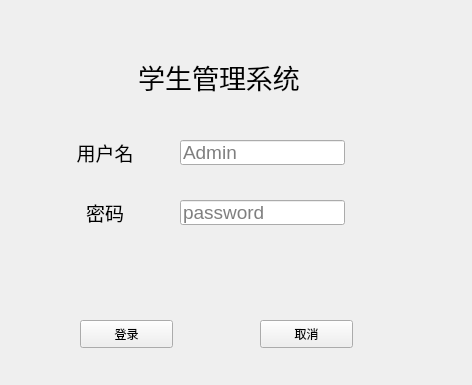
<?xml version="1.0" encoding="UTF-8"?>
<ui version="4.0">
 <class>Form_login</class>
 <widget class="QWidget" name="Form_login">
  <property name="geometry">
   <rect>
    <x>0</x>
    <y>0</y>
    <width>472</width>
    <height>385</height>
   </rect>
  </property>
  <property name="windowTitle">
   <string>登录</string>
  </property>
  <widget class="QPushButton" name="pushButton_login">
   <property name="geometry">
    <rect>
     <x>80</x>
     <y>320</y>
     <width>93</width>
     <height>28</height>
    </rect>
   </property>
   <property name="text">
    <string>登录</string>
   </property>
  </widget>
  <widget class="QPushButton" name="pushButton_cancel">
   <property name="geometry">
    <rect>
     <x>260</x>
     <y>320</y>
     <width>93</width>
     <height>28</height>
    </rect>
   </property>
   <property name="text">
    <string>取消</string>
   </property>
  </widget>
  <widget class="QLabel" name="TextLabel_Account">
   <property name="geometry">
    <rect>
     <x>60</x>
     <y>140</y>
     <width>90</width>
     <height>25</height>
    </rect>
   </property>
   <property name="font">
    <font>
     <pointsize>14</pointsize>
    </font>
   </property>
   <property name="layoutDirection">
    <enum>Qt::LeftToRight</enum>
   </property>
   <property name="text">
    <string>用户名</string>
   </property>
   <property name="alignment">
    <set>Qt::AlignCenter</set>
   </property>
  </widget>
  <widget class="QLabel" name="TextLabel_Password">
   <property name="geometry">
    <rect>
     <x>60</x>
     <y>200</y>
     <width>90</width>
     <height>25</height>
    </rect>
   </property>
   <property name="font">
    <font>
     <pointsize>14</pointsize>
    </font>
   </property>
   <property name="text">
    <string>密码</string>
   </property>
   <property name="alignment">
    <set>Qt::AlignCenter</set>
   </property>
  </widget>
  <widget class="QLineEdit" name="lineEdit_Account">
   <property name="geometry">
    <rect>
     <x>180</x>
     <y>140</y>
     <width>165</width>
     <height>25</height>
    </rect>
   </property>
   <property name="font">
    <font>
     <pointsize>14</pointsize>
    </font>
   </property>
   <property name="layoutDirection">
    <enum>Qt::LeftToRight</enum>
   </property>
   <property name="text">
    <string/>
   </property>
   <property name="placeholderText">
    <string>Admin</string>
   </property>
  </widget>
  <widget class="QLineEdit" name="lineEdit_Password">
   <property name="geometry">
    <rect>
     <x>180</x>
     <y>200</y>
     <width>165</width>
     <height>25</height>
    </rect>
   </property>
   <property name="font">
    <font>
     <pointsize>14</pointsize>
    </font>
   </property>
   <property name="text">
    <string/>
   </property>
   <property name="echoMode">
    <enum>QLineEdit::Password</enum>
   </property>
   <property name="placeholderText">
    <string>password</string>
   </property>
  </widget>
  <widget class="QLabel" name="TextLabel_Title">
   <property name="geometry">
    <rect>
     <x>120</x>
     <y>60</y>
     <width>198</width>
     <height>33</height>
    </rect>
   </property>
   <property name="font">
    <font>
     <pointsize>20</pointsize>
    </font>
   </property>
   <property name="text">
    <string>学生管理系统</string>
   </property>
   <property name="alignment">
    <set>Qt::AlignCenter</set>
   </property>
  </widget>
 </widget>
 <resources/>
 <connections/>
</ui>
